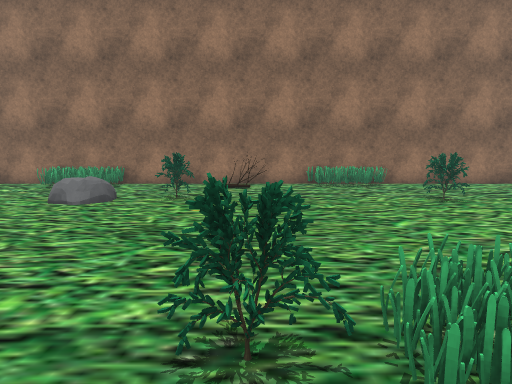
View 1 (above)

18 first-person views from a walk through a 3-D level made in the Unity game engine. The camera is 1.5 m above the floor, tilts 8° down and sees 75° across. The floor is counted in squares, 1 m on a side. Each view is taken from the middle of a square. On the plan, view 1 faces up. The plan holds only what a view shows up to about 15 squares ahead; the rest is blank. The place goes on beyond the plan. The player character is not drawn. Some surface patterns are stand-ins.

View 2
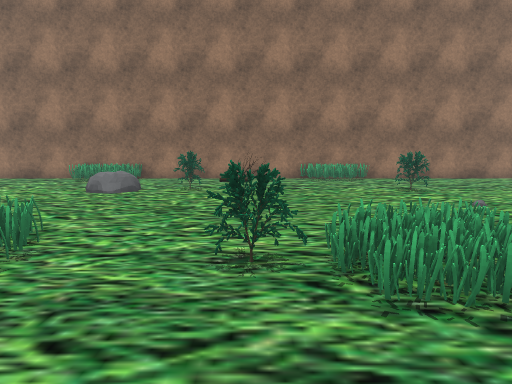

View 3
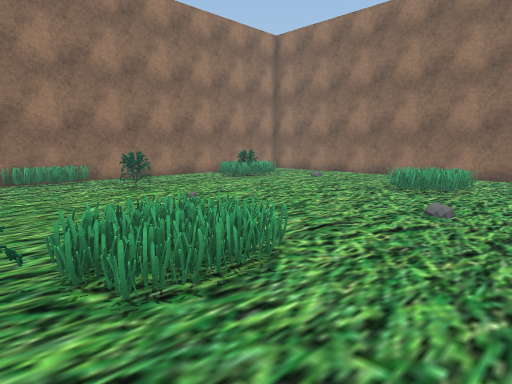

View 4
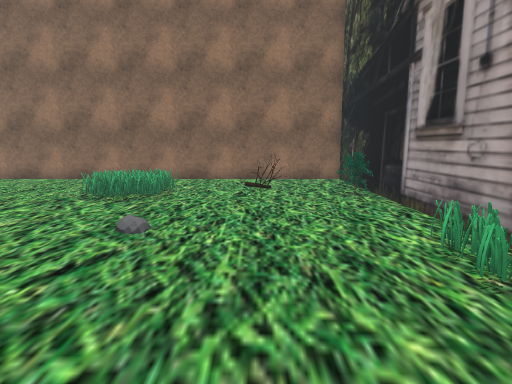

View 5
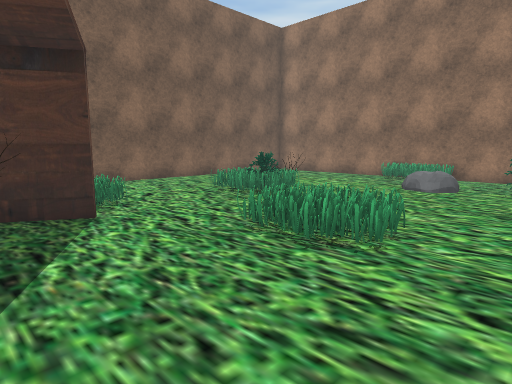

View 6
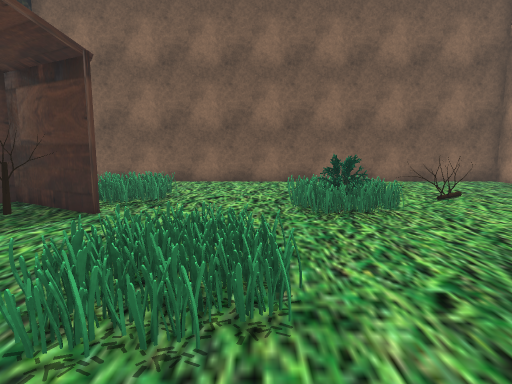

View 7
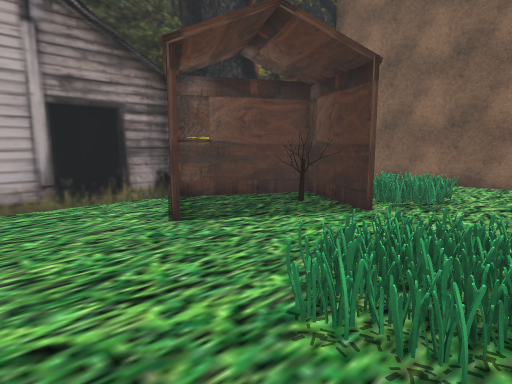

View 8
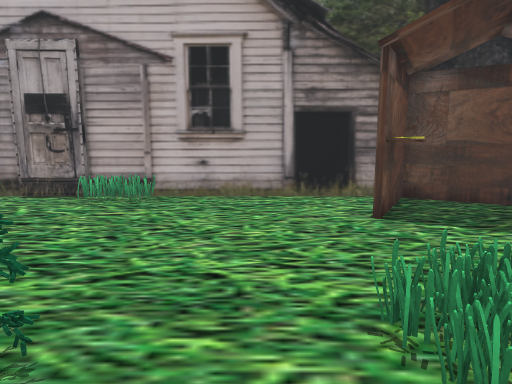

View 9
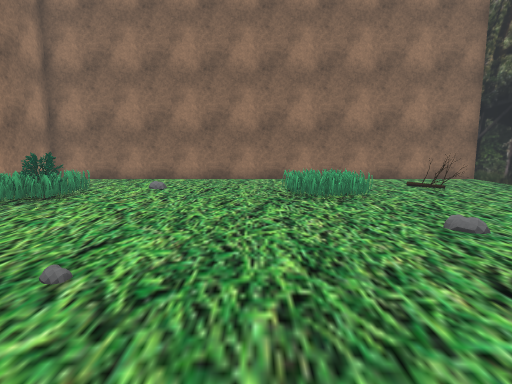

View 10
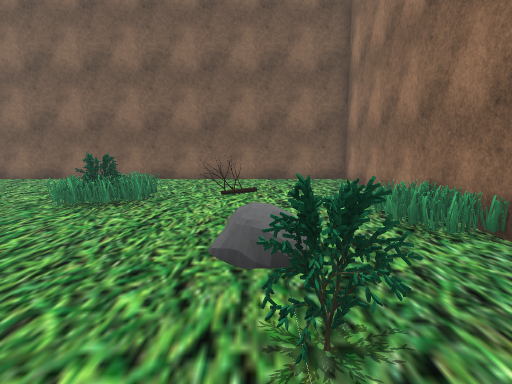

View 11
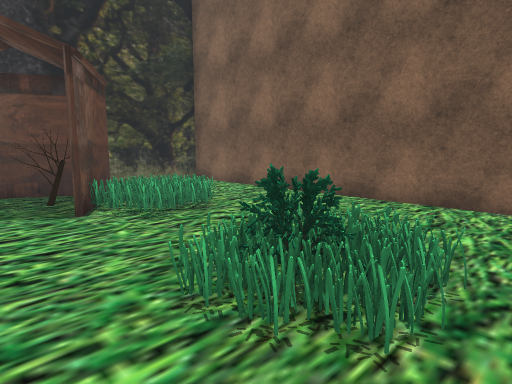

View 12
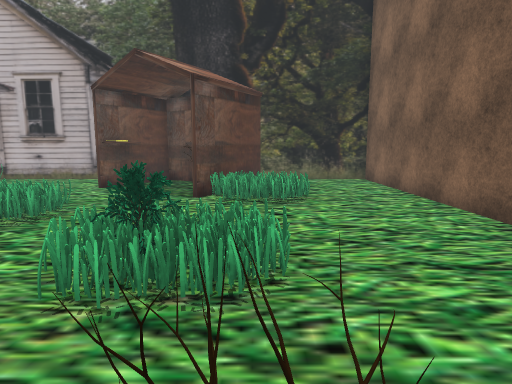

View 13
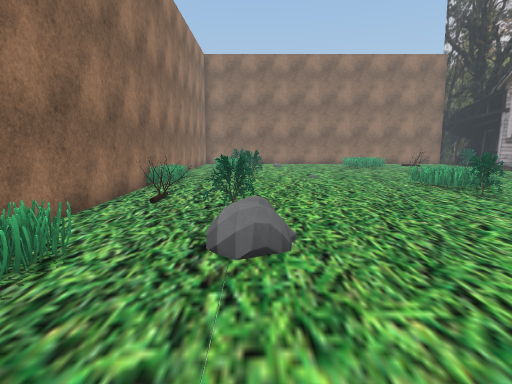

View 14
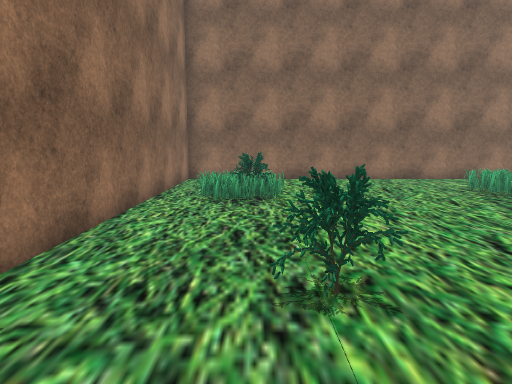

View 15
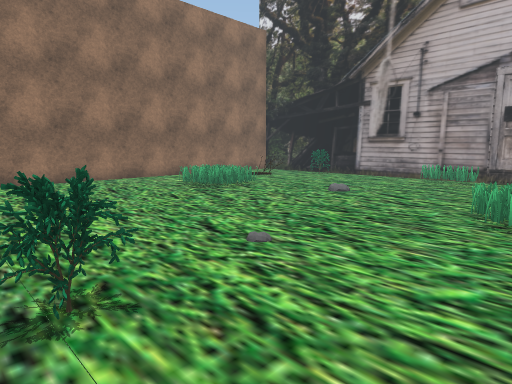

View 16
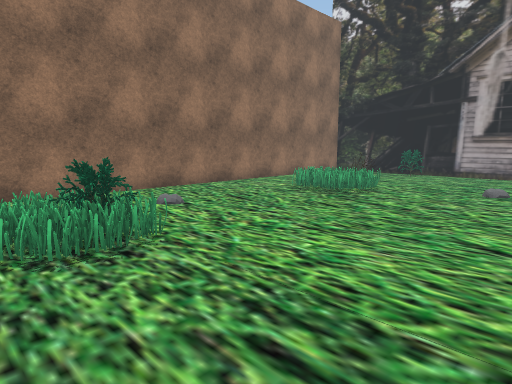

View 17
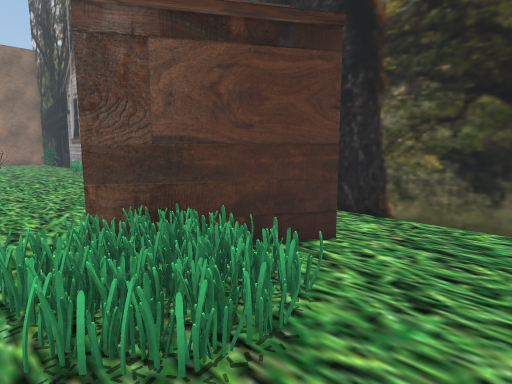

View 18
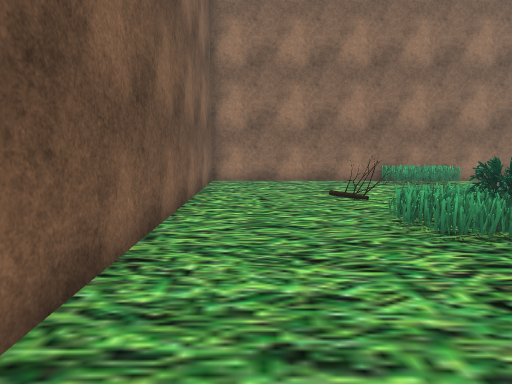

### Floor plan
Key: @ floor where view 1 was taken; # wall or solid block; . floor; R rock; S shed; O other object.
Columns run from 15 left of view 1 to 17 right of it. Each row starts with its distance up from view 1.
 13 #################################
 12 #......OOOO...OO.OOOO...........#
 11 #..............O..........OOO  .#
 10 #...........OO......O.....O O...#
  9 #.........RROO......OO..........#
  8 #....O..........................#
  7 #....O..........................#
  6 #....OOO........................#
  5 #....OOO........................#
  4 #....OOO........................#
  3 #.........OOO..O.OO........OO...#
  2 #........OOOO..OOOO.......OOO...#
  1 #....O....OOO...OOOO......OO....#
  0 #...OOO........@................#
 -1 #...OOSS........................#
 -2 #....OSO....................O...#
 -3 #....SSO..S.................OO..#
 -4 #....SSS.SS.....................#
 -5 #......SSS......OO..OOO....OO...#
 -6 #######  ########################

Positions as (right, up) in squares from view 1, and headings:
1: (0, 0), facing up
2: (0, -2), facing up
3: (0, -2), facing up-right
4: (2, -2), facing right
5: (-1, -3), facing up-left
6: (-1, 3), facing left
7: (-1, 3), facing down-left
8: (-2, 4), facing down
9: (2, 4), facing right
10: (0, 9), facing left
11: (-6, 7), facing down-left
12: (-10, 9), facing down
13: (-10, 9), facing right
14: (2, 10), facing right
15: (2, 10), facing down-right
16: (6, 12), facing down-right
17: (-13, 1), facing down-right
18: (-13, -1), facing up
